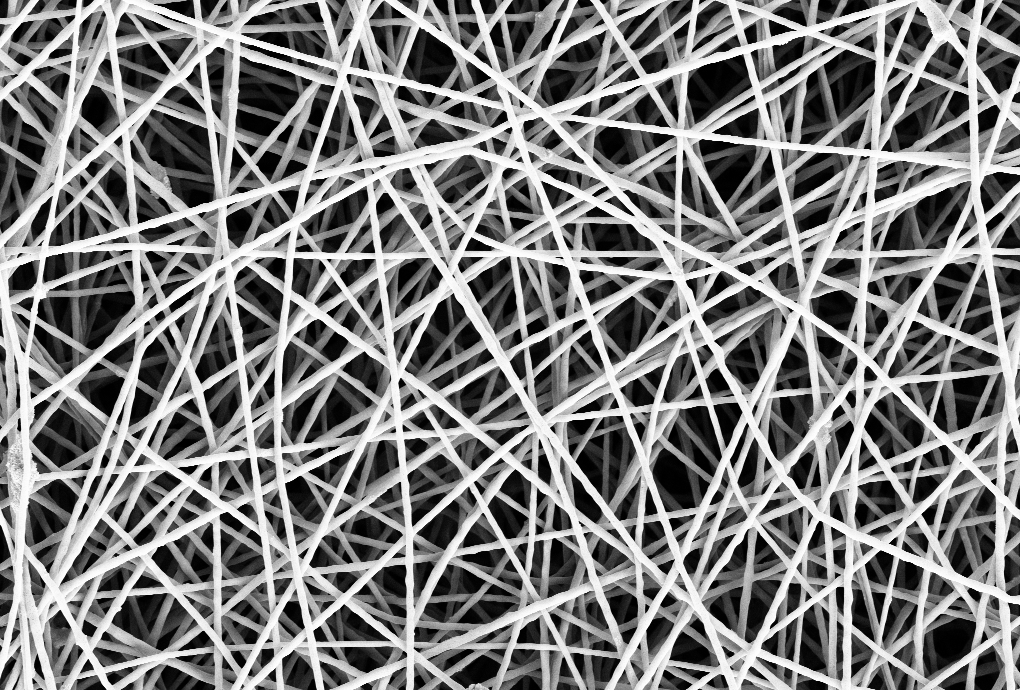
#> input picture Assignments/data/img_normal.png, 1020 x 690 px
$ jupyter execute --allow-errors lecture_16_Anomaly_Detection.ipynb
#> lines starting #> are read from the running program, lines starting #| are printed output that depends on the picture
<a href="https://colab.research.google.com/github/Thomas-Fabbris/MMIP-polimi/blob/main/Assignments/lecture_16_Anomaly_Detection.ipynb" target="_parent"></a>

[cell 1]
from skimage.io import imread
import numpy as np
from scipy.io import loadmat
import scipy as sp
from matplotlib import pyplot as plt
import time

[cell 2]
rootfolder = '.'

Useful function for plot the dictionary

[cell 3]
def get_dictionary_img(D):
    M, N = D.shape
    p = int(round(np.sqrt(M)))
    nnn = int(np.ceil(np.sqrt(N)))
    bound = 2
    img = np.ones((nnn*p+bound*(nnn-1), nnn*p+bound*(nnn-1)))
    for i in range(N):
        m = np.mod(i, nnn)
        n = int((i-m)/nnn)
        m = m * p + bound * m
        n = n * p + bound * n
        atom = D[:, i].reshape((p, p))
        if atom.min() < atom.max():
            atom = (atom - atom.min()) / (atom.max() - atom.min())
        img[m: m + p, n: n + p] = atom

    return img

Set all the parameters for the anomaly detection

[cell 4]
# patch size (tha patch is square)
p = 15

# number of patches in the training set for dictionary learning
npatch_dictionary = 10000

# number of patches to estimate the confidence region
npatch_region = 1000

# parameters for the dictionary learning using the KSVD
niter_dl = 10
natom = int(np.round(p**2*1.5))
L = 4

# regularization parameters for the l1 sparse coding
lmbda = 0.18

Construct the training and validation sets
------------------------------------------

[cell 5]
# load the training image and rescale it in [0,1]
img = imread(f'{rootfolder}/data/img_normal.png') / 255
#> img: shape (690, 1020) float64; min 0, max 0.996, mean 0.502

# extract random patches from the image and store them in a matrices S, V
#S =
#V =

Dictionary Learning
-------------------
Perform preprocessing on the patches in $S$

#> (a cell that did not finish here is left out)

[cell 7]
# PREPROCESSING: remove the mean from each patch
#S =

Perform dictionary learning via KSVD or MOD

[cell 8]
# D =

# or load a precomputed dictionary
# D = loadmat(f'{rootfolder}/data/dict_anom_det.mat')['D']

Show the learned dictionary

#> (a cell that did not finish here is left out)

## Confidence region estimation / density estimation

#> (a cell that did not finish here is left out)

#> (a cell that did not finish here is left out)

#> (a cell that did not finish here is left out)

#> (a cell that did not finish here is left out)

#> (a cell that did not finish here is left out)

## Test phase

[cell 15]
# load the test image
img_test = imread(f'{rootfolder}/data/img_anom.png') / 255
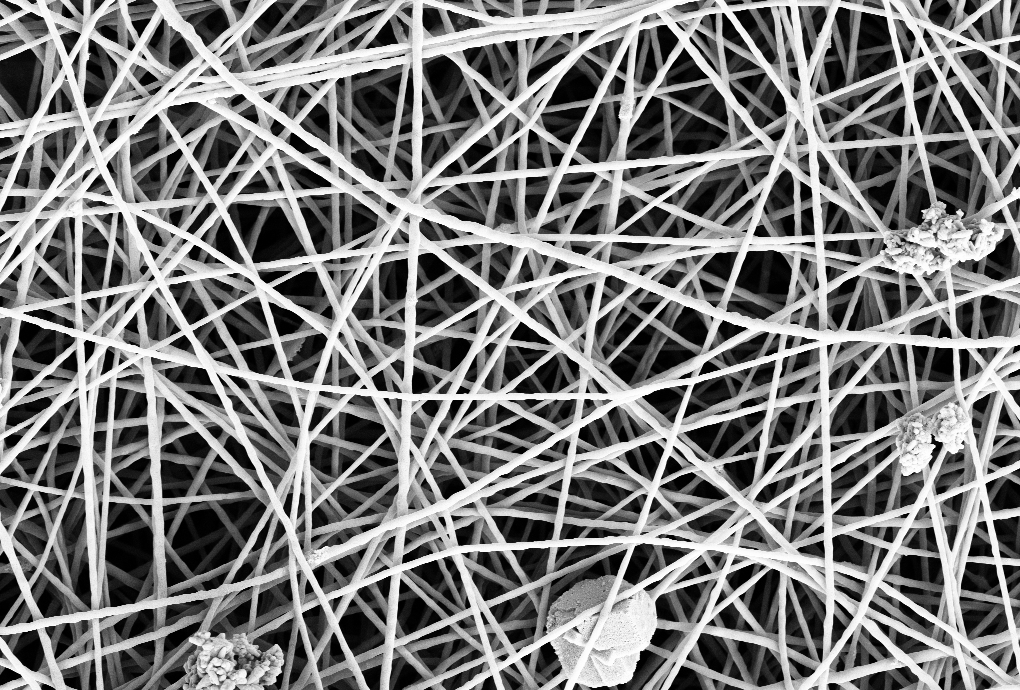
#> input picture Assignments/data/img_anom.png, 1020 x 690 px
#> img_test: shape (690, 1020) float64; min 0, max 0.996, mean 0.489

imsz = img_test.shape
#> imsz = (690, 1020)

STEP = 7
# initialize the estimated image
heatmap = np.zeros_like(img)

# initialize the weight matrix
weights = np.zeros_like(img)

#> (a cell that did not finish here is left out)

[cell 17]
# normalize the heatmap
#heatmap =

[cell 18]
# plot the heatmap
plt.imshow(heatmap)
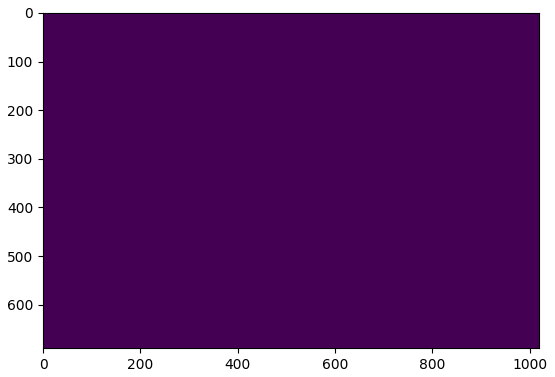
#> figure drawn by matplotlib, 1 panel
